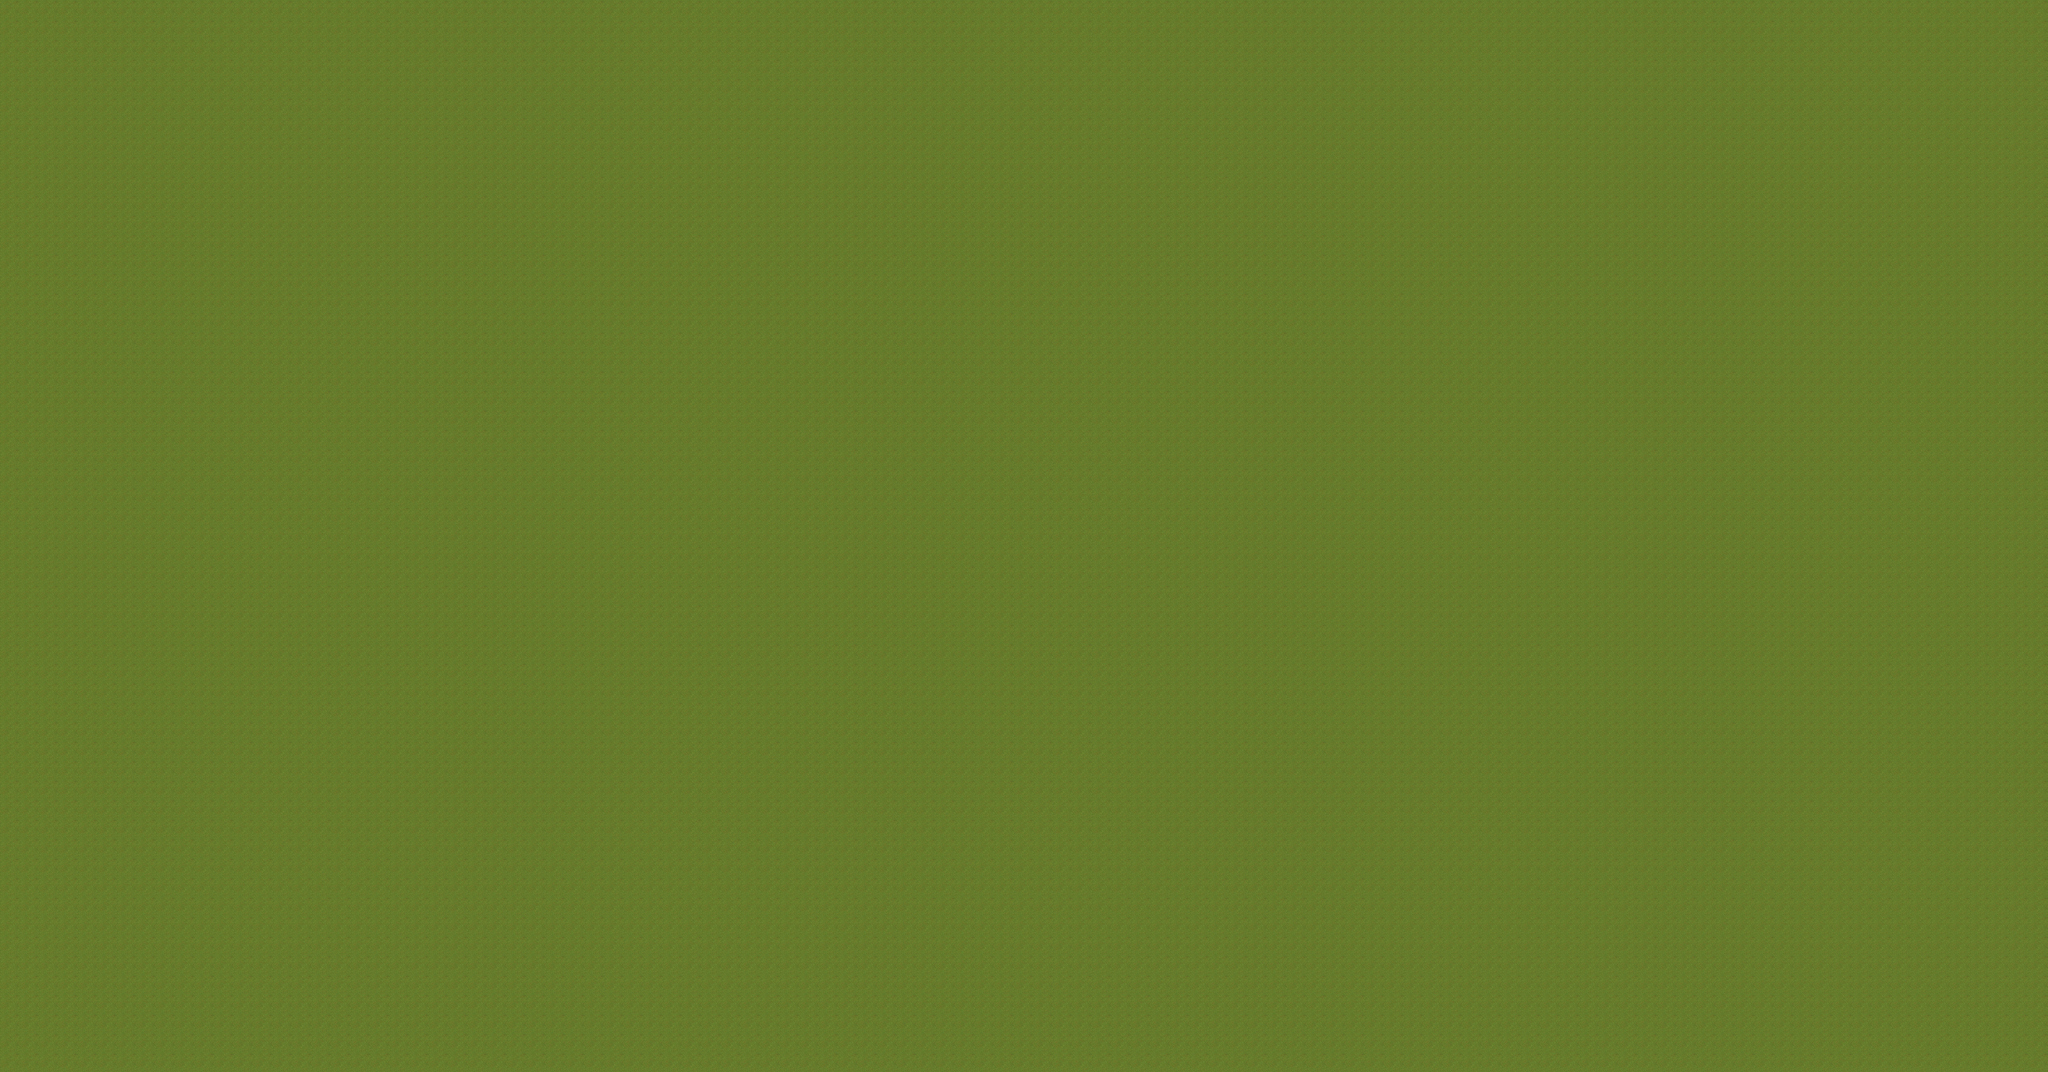

This game map was drawn from its Tiled (.tmx) file and the tilesets committed beside it. A one-line description and the trimmed map source follow:
An orthogonal 105x55 tile map with 80x80 px tiles, 1 tile layer (layer1).

<map version="1.0" orientation="orthogonal" width="105" height="55" tilewidth="80" tileheight="80">
 <tileset firstgid="1" name="grass_80x80" tilewidth="80" tileheight="80">
  <image source="../images/grass_80x80.png" width="80" height="80" />
 </tileset>
 <layer name="layer1" width="105" height="55">
  <data>[5775 cells, 5775 non-empty, 1 distinct tile ids]</data>
 </layer>
</map>
